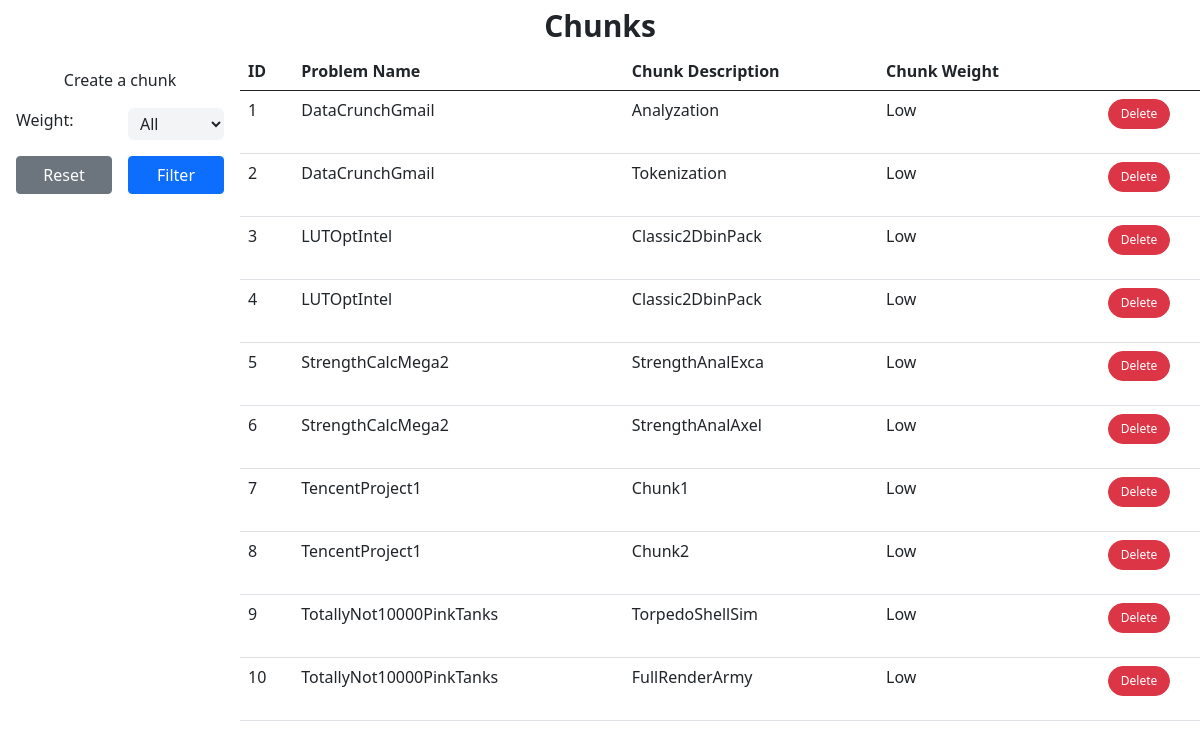
Screenshot of /sabanciathome/chunks.php with the database file from the repository.
### tables this page shows
CREATE TABLE Chunk (
    chunk_id INT NOT NULL AUTO_INCREMENT,
    weight VARCHAR(20) NOT NULL,
    description VARCHAR(16),
     
    PRIMARY KEY (chunk_id)
);

CREATE TABLE Problem (
    problem_id INT NOT NULL AUTO_INCREMENT,
    problem_name VARCHAR(200) NOT NULL,
    weight VARCHAR(20) NOT NULL DEFAULT 'easy',
    PRIMARY KEY(problem_id)
);

### sabanciathome/chunks.php (the view, shortened to what this page needs)
<?php
include "config.php";
include "header.php";
?>
<?php
$sql_statement = "SELECT C.chunk_id, P.problem_name, C.description, C.weight FROM `chunk` C, `problemchunk` PC, `problem` P WHERE C.chunk_id = PC.chunk_id AND P.problem_id = PC.problem_id";
$weight = "All";
$sql_statement = $sql_statement . " ORDER BY C.chunk_id";
$result = mysqli_query($db, $sql_statement);
$chunks = array();
while ($row = mysqli_fetch_assoc($result)) {
    array_push($chunks, $row);
}
?>
<div>
    <h1 class="text-3xl font-bold my-2 w-100 text-center">Chunks</h1>
</div>
<div id="container" class="flex">
    <div id="sidebar" class="flex flex-col gap-3 p-3" style="min-width: 15rem;">
        <a href="insertchunk.php" class="w-full text-center">Create a chunk</a>
        <form action="chunks.php" method="GET" enctype="application/x-www-form-urlencoded" class="flex gap-3 flex-col">
            <div class="grid grid-cols-2 gap-3">
                <label for="weight">Weight:</label>
                <select id="weight" name="weight" class="rounded-md py-1 px-2 bg-gray-100">
                    <option value="" <?php if ($weight == "All") echo "selected"; ?>>All</option>
                </select>
                <a href="chunks.php" class="btn btn-secondary">Reset</a>
                <input type="submit" value="Filter" class="btn btn-primary" />
            </div>
        </form>
    </div>
    <table class="table">
        <thead>
            <tr>
                <th>ID</th>
                <th>Problem Name</th>
                <th>Chunk Description</th>
                <th>Chunk Weight</th>
                <th></th>
            </tr>
        </thead>
        <tbody>
            <?php foreach ($chunks as $chunk) : ?>
                <tr>
                    <td><?php echo $chunk['chunk_id']; ?></td>
                    <td><?php echo $chunk['problem_name']; ?></td>
                    <td><?php echo $chunk['description']; ?></td>
                    <td>
                        <?php if ($chunk['weight'] == "Very_High") echo "Very High";
                        else echo $chunk['weight']; ?>
                    </td>
                    <td class="text-center">
                        <form action="deletechunk.php" method="POST">
                            <input type="submit" class="btn btn-danger rounded-full text-xs" value="Delete" />
                        </form>
                    </td>
                </tr>
            <?php endforeach; ?>
        </tbody>
    </table>
</div>

### rows the page displays
chunk: chunk_id "1", problem.problem_name "DataCrunchGmail", description "Analyzation", weight "Low"
chunk: chunk_id "2", problem.problem_name "DataCrunchGmail", description "Tokenization", weight "Low"
chunk: chunk_id "3", problem.problem_name "LUTOptIntel", description "Classic2DbinPack", weight "Low"
chunk: chunk_id "4", problem.problem_name "LUTOptIntel", description "Classic2DbinPack", weight "Low"
chunk: chunk_id "5", problem.problem_name "StrengthCalcMega2", description "StrengthAnalExca", weight "Low"
chunk: chunk_id "6", problem.problem_name "StrengthCalcMega2", description "StrengthAnalAxel", weight "Low"
chunk: chunk_id "7", problem.problem_name "TencentProject1", description "Chunk1", weight "Low"
chunk: chunk_id "8", problem.problem_name "TencentProject1", description "Chunk2", weight "Low"
chunk: chunk_id "9", problem.problem_name "TotallyNot10000PinkTanks", description "TorpedoShellSim", weight "Low"
chunk: chunk_id "10", problem.problem_name "TotallyNot10000PinkTanks", description "FullRenderArmy", weight "Low"
